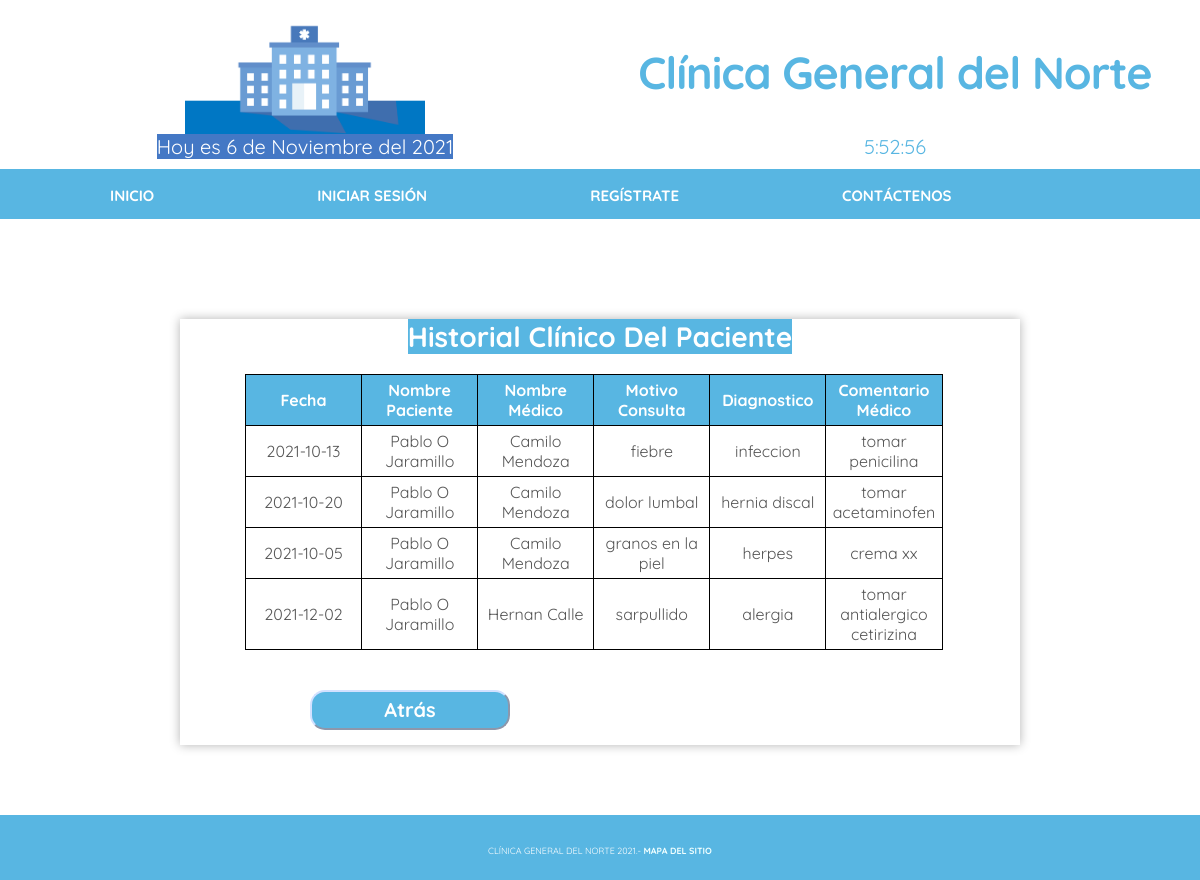
Page /historial_clinico_medico/14 (signed in) on the committed database.
### tables this page shows
CREATE TABLE citamedica (id_cita INTEGER PRIMARY KEY AUTOINCREMENT NOT NULL, id_paciente INTEGER REFERENCES paciente (id_paciente) ON DELETE CASCADE ON UPDATE CASCADE, id_medico INTEGER REFERENCES medico (id_medico) ON DELETE CASCADE ON UPDATE CASCADE, estado VARCHAR (20), hora TIME, peso VARCHAR, estatura VARCHAR, ocupacion VARCHAR, motivoconsulta VARCHAR, diagnostico VARCHAR, comentariomedico VARCHAR, calificacion INTEGER, fecha DATE, direccion VARCHAR);

CREATE TABLE usuario (id_usuario INTEGER NOT NULL PRIMARY KEY, tipousuario VARCHAR NOT NULL, tipodocumento VARCHAR NOT NULL, numerodocumento INTEGER NOT NULL UNIQUE, nombre VARCHAR NOT NULL, correo VARCHAR NOT NULL UNIQUE, fechanacimiento DATE NOT NULL, genero VARCHAR NOT NULL, direccion VARCHAR NOT NULL, telefono INTEGER NOT NULL, contrasena VARCHAR NOT NULL);

### app.py (the view)
@app.route('/historial_clinico_medico/<id_paciente>', methods=["Get"])
def historial_clinico_medico(id_paciente):
    if 'tipousuario' in session:
            if session["tipousuario"] == 'Medico' or session["tipousuario"] == 'Administrador' :
                with sqlite3.connect("clinica.db") as con:
                    con.row_factory = sqlite3.Row  # Lista de diccionario
                    cur = con.cursor()
                    cur.execute("SELECT c.id_cita, u.nombre, c.motivoconsulta, c.diagnostico, c.comentariomedico, c.fecha, c.id_paciente, m.nombre AS med FROM citamedica c  INNER  JOIN usuario u on c.id_paciente = u.id_usuario INNER  JOIN usuario m on c.id_medico = m.id_usuario WHERE  c.estado = 'Atendido' AND  c.id_paciente = ? ", [id_paciente] )
                    rows = cur.fetchall()
            else:
                frm = Login()
                mensaje = "La página que desea acceder no esta disponible"
                return render_template("login.html", frm=frm,mensaje=mensaje)
    else:
        frm = Login()
        mensaje = "La página que desea acceder no esta disponible"
        return render_template("login.html", frm=frm,mensaje=mensaje)
    return render_template("/historial_clinico_medico.html", rows=rows)

### templates/historial_clinico_medico.html (shortened to what this page needs)
{% extends './base.html' %}
{% block container %}
<div class="fondo">
	<div class="form-container">
		<div class="titulo_perfil_usuario">
			<h1>Historial Clínico Del Paciente </h1>
		</div>
		<br>
		<div class="form-container-historial-clinico">
			<table class="tablalistadocita">
				<thead>
					<tr>
						<th class="cabeceratabla">
							<h2 class="letracabecetabla">Fecha</h2>
						</th>
						<th class="cabeceratabla">
							<h2 class="letracabecetabla">Nombre Paciente </h2>
						</th>
						<th class="cabeceratabla">
							<h2 class="letracabecetabla">Nombre Médico </h2>
						</th>
						<th class="cabeceratabla">
							<h2 class="letracabecetabla">Motivo Consulta </h2>
						</th>
						<th class="cabeceratabla">
							<h2 class="letracabecetabla">Diagnostico </h2>
						</th>
						<th class="cabeceratabla">
							<h2 class="letracabecetabla">Comentario Médico </h2>
						</th>
					</tr>
				</thead>
				<tbody>
					{% for cita in rows %}
					<tr>
						<td>{{ cita["fecha"] }}</td>
						<td>{{ cita["nombre"] }}</td>
						<td>{{ cita["med"] }}</td>
						<td>{{ cita["motivoconsulta"] }}</td>
						<td>{{ cita["diagnostico"] }}</td>
						<td>{{ cita["comentariomedico"] }}</td>
					</tr>
					{% endfor %}
				</tbody>
			</table>
			<br>
			<br>
			<a href="{{ '/pacientes_asignados' }}"><input type="submit" value="Atrás" class="btn_back_historial_clinico"
					style="width: 200px;"></a>
		</div>
	</div>
</div>
{% endblock %}

### static/css/styles.css (style rules this page uses)
:root { --white: #FFFFFF; --black: #000000; --blue-color: #58b6e2; --blue-color-2: #009fd9; --white-color: #FFF; --grey-color: #555; --text-input-field: #F7F7F7; --sm: 14px; --md: 16px; --lg: 18px; --mx: 24px; --xxl: 32px; }
body { margin: 0; padding: 0; background: var(--white-color) repeat-x left top; font-family: 'Quicksand', sans-serif; color: var(--grey-color); }
a { text-decoration: none; color: var(--blue-color); font-weight: bold; }
h2 { text-align: center; margin: 0; }
.form-container-historial-clinico { margin-left: 65px; }
.btn_back_historial_clinico { font-family: 'Quicksand', sans-serif; font-weight: bold; border-color: rgb(211, 225, 255); background-color: var(--blue-color); height: 40px; font-size: 20px; color: rgb(255, 255, 255); margin-left: 85px; margin-bottom: 15px; align-items: center; border-radius: 15px; cursor: pointer; position: relative; left: -20px; }
.fondo { background-color: white; width: 100%; height: 100%; display: grid; place-items: center; }
.form-container { margin: 50px; width: 70%; box-shadow: 0 0 10px 0 rgba(0, 0, 0, .3); justify-items: center; color: var(--blue-color); }
.form-container h1 { color: var(--white-color); }
.titulo_perfil_usuario { text-align: center; font-size: var(--sm); background-color: var(--blue-color); }
.titulo_perfil_usuario h1 { color: var(--white-color); padding: 0; margin: 0; }
.tabladetacita, thead, th, tr, td { align-items: center; width: 80%; border: solid 1px black; border-collapse: collapse; padding: 5px; text-align: center; }
.cabeceratabla { background-color: var(--blue-color); }
.letracabecetabla { font-family: 'Quicksand', sans-serif; font-size: var(--md); color: #FFFFFF }
.solicitar_cita, td { border-collapse: collapse; table-layout: fixed; width: 80%; text-align: center; }
.solicitar_cita td, tr { color: var(--grey-color); }
.tablalistadocita { table-layout: fixed; width: 90%; border: solid 1px black; border-collapse: collapse; padding: 5px; text-align: center; }

### rows in the picture
citamedica: fecha "2021-10-13", nombre "Pablo O Jaramillo", med "Camilo Mendoza", motivoconsulta "fiebre", diagnostico "infeccion", comentariomedico "tomar penicilina"
citamedica: fecha "2021-10-20", nombre "Pablo O Jaramillo", med "Camilo Mendoza", motivoconsulta "dolor lumbal", diagnostico "hernia discal", comentariomedico "tomar acetaminofen"
citamedica: fecha "2021-10-05", nombre "Pablo O Jaramillo", med "Camilo Mendoza", motivoconsulta "granos en la piel", diagnostico "herpes", comentariomedico "crema xx"
citamedica: fecha "2021-12-02", nombre "Pablo O Jaramillo", med "Hernan Calle", motivoconsulta "sarpullido", diagnostico "alergia", comentariomedico "tomar antialergico cetirizina"
